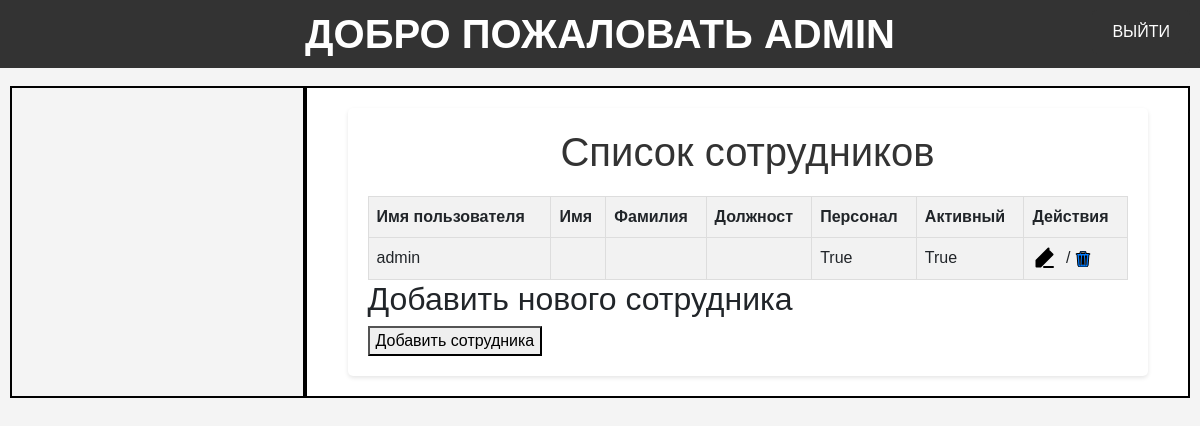
Page /ishchilar/ (signed in) on the earlier database version.
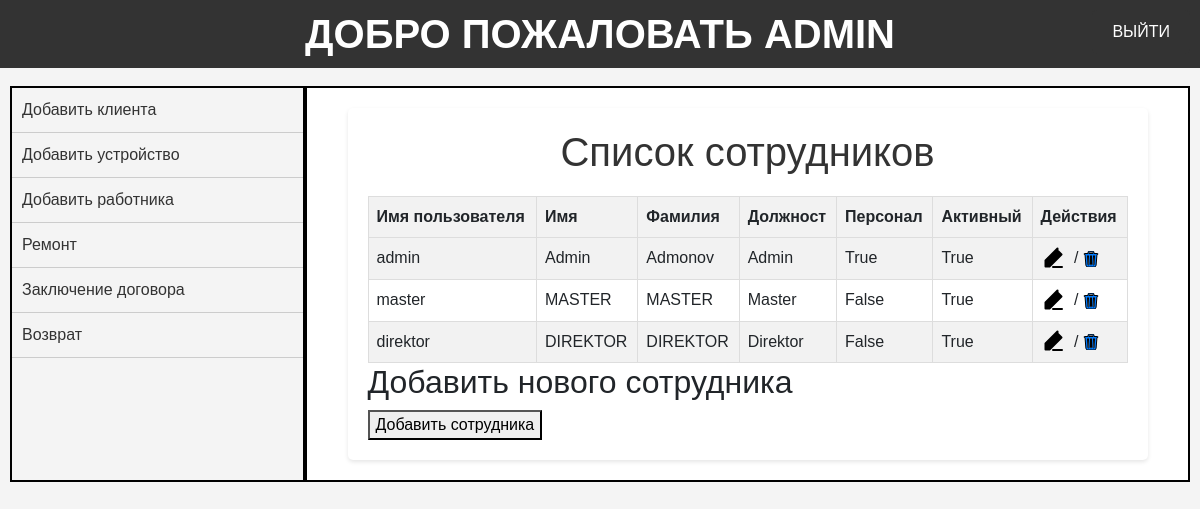
Same page on the later database version.
### rental/models.py (models this page shows, shortened)
class CustomUser(AbstractUser):
    ism = models.CharField(max_length=255)
    familiya = models.CharField(max_length=255)
    lavozimi = models.CharField(max_length=255)
    username = models.CharField(max_length=255, unique=True)
    password = models.CharField(max_length=255)
    is_staff = models.BooleanField(default=False)
    is_active = models.BooleanField(default=True)

### rental/views.py (the view)
# urls.py: path('ishchilar/', IshchiView.as_view(), name='ishchilar'),
class IshchiView(LoginRequiredMixin, View):
    def get(self, request):
        ishchi = CustomUser.objects.all()
        return render(request, 'ishchi.html', {'ishchi': ishchi})

### templates/ishchi.html (shortened to what this page needs)
{% extends 'home.html' %}
{% block content %}
<html lang="ru">
<head>
</head>
<body>
    <div class="container">
        <h1>Список сотрудников</h1>
        <table>
            <tr>
                <th>Имя пользователя</th>
                <th>Имя</th>
                <th>Фамилия</th>
                <th>Должност</th>
                <th>Персонал</th>
                <th>Активный</th>
                <th>Действия</th>
            </tr>
            {% for user in ishchi %}
            <tr>
                <td>{{ user.username }}</td>
                <td>{{ user.ism }}</td>
                <td>{{ user.familiya }}</td>
                <td>{{ user.lavozimi }}</td>
                <td>{{ user.is_staff }}</td>
                <td>{{ user.is_active }}</td>
                <td class="action-links">
                    <a href="{% url 'ishchi_edit' user.id %}"></a>
                    /
                    <a href="{% url 'ishchi_delete' user.id %}"></a>
                </td>
            </tr>
            {% endfor %}
        </table>
        <h2>Добавить нового сотрудника</h2>
        <form method="post" action="{% url 'ishchi_qoshish' %}">
            <button type="submit">Добавить сотрудника</button>
        </form>
    </div>
</body>
</html>
{% endblock %}

### templates/home.html (shortened to what this page needs)
<!DOCTYPE html>
{%load static%}
<html lang="en">
<head>
    <link rel="stylesheet" href="https://stackpath.bootstrapcdn.com/bootstrap/4.5.2/css/bootstrap.min.css">
</head>
<body>
    <h1 class="title"> Добро пожаловать {{request.user.username}}</h1>
    <a href="{% url 'logout'%}">ВЫЙТИ</a>
    <main class="layout">
        <section class="first">
            {% if request.user.lavozimi == "Admin"%}
            <ul>
                <li><a href="{% url 'mijoz'%}">Добавить клиента</a></li>
                <li><a href="{% url 'qurilmalar'%}">Добавить устройство</a></li>
                <li><a href="{% url 'ishchilar'%}">Добавить работника</a></li>
                <li><a href="{% url 'tamirlash'%}">Ремонт</a></li>
                <li><a href="{% url 'prokot'%}">Заключение договора</a></li>
                <li><a href="{% url 'qaytarish'%}">Возврат</a></li>
            </ul>
            {%endif%}
        </section>
        <section class="second">
            {%block content%}
            {%endblock content%}
        </section>
    </main>
</body>
</html>

### templates/ishchi.html (style rules this page uses)
body { font-family: Arial, sans-serif; background-color: #f4f4f4; margin: 0; padding: 0; }
.container { max-width: 800px; margin: 0 auto; padding: 20px; background-color: #fff; border-radius: 5px; box-shadow: 0 2px 4px rgba(0, 0, 0, 0.1); }
h1 { color: #333; text-align: center; }
table { width: 100%; border-collapse: collapse; margin-top: 20px; }
th, td { border: 1px solid #ddd; padding: 8px; text-align: left; }
th { background-color: #f2f2f2; }
tr:nth-child(even) { background-color: #f2f2f2; }
.action-links a { margin-right: 5px; }

Differences in the rows shown:
changed CustomUser "admin": ism (not shown) → "Admin"; familiya (not shown) → "Admonov"; lavozimi (not shown) → "Admin"
added CustomUser: username "master", ism "MASTER", familiya "MASTER", lavozimi "Master", is_staff "False", is_active "True"
added CustomUser: username "direktor", ism "DIREKTOR", familiya "DIREKTOR", lavozimi "Direktor", is_staff "False", is_active "True"
Other differences:
text now shown: "Добавить клиента Добавить устройство Добавить работника Ремонт Заключение договора Возврат"
